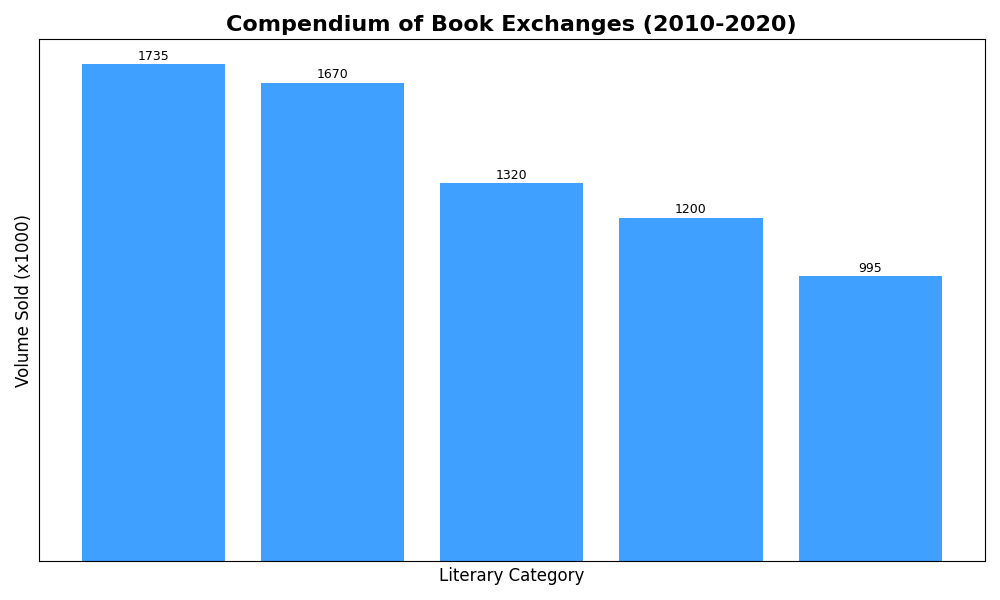

Write the Python code that produced this figure.
import matplotlib.pyplot as plt
import numpy as np

genres = ["Hidden Treasures", "Unveiled Truths", "Star Lore", "Chimerical Realms", "Conundrum Whodunits"]
total_sales = np.array([1735, 1670, 1320, 1200, 995])

sorted_indices = np.argsort(total_sales)[::-1]

sorted_genres = np.array(genres)[sorted_indices]
sorted_sales = total_sales[sorted_indices]

fig, ax = plt.subplots(figsize=(10, 6))

# Apply a single color consistently across all data groups
ax.bar(sorted_genres, sorted_sales, color='dodgerblue', alpha=0.85)

ax.set_xticks([])
ax.set_yticks([])

ax.set_xlabel('Literary Category', fontsize=12)
ax.set_ylabel('Volume Sold (x1000)', fontsize=12)
ax.set_title('Compendium of Book Exchanges (2010-2020)', fontsize=16, fontweight='bold')

for i, val in enumerate(sorted_sales):
    ax.text(i, val + 5, str(val), ha='center', va='bottom', fontsize=9)

plt.tight_layout()
plt.show()
